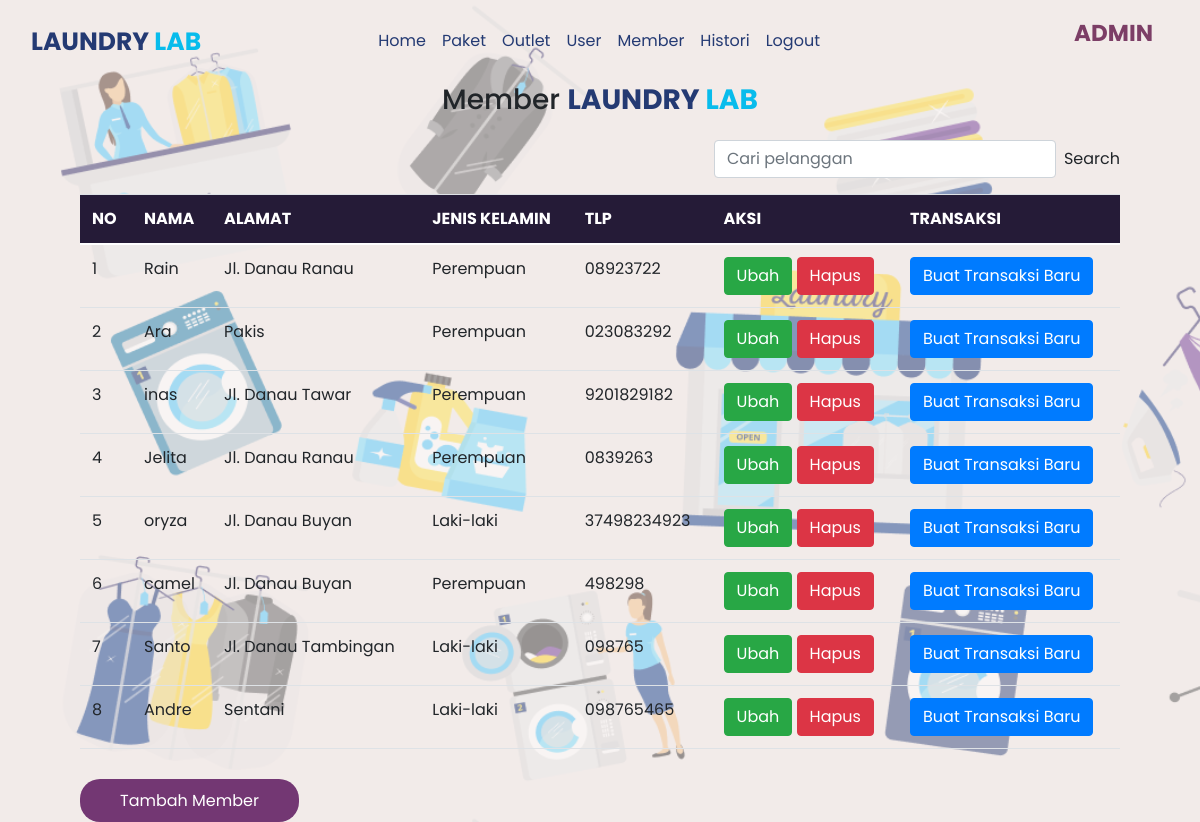
Screenshot of /laundry_ukl/admin/member/tampil_member.php (signed in) with the database file from the repository.
### tables this page shows
CREATE TABLE `member` (
  `id_member` int(11) NOT NULL,
  `nama_member` varchar(100) NOT NULL,
  `alamat` varchar(100) NOT NULL,
  `jenis_kelamin` enum('Laki-laki','Perempuan') NOT NULL,
  `tlp` varchar(15) NOT NULL
);

### laundry_ukl/admin/member/tampil_member.php (the view, shortened to what this page needs)
<?php
include "../header.php";
?>
<head>
<link rel="stylesheet" href="https://cdn.jsdelivr.net/npm/bootstrap@4.0.0/dist/css/bootstrap.min.css">
<link rel="stylesheet" href="../style1.css">
<body>
   <div class="container col-11">
        <div class="col-md ">
        <div class="nama">
        <h3 align="center" >Member <b>LAUNDRY <span>LAB</span></b> </h3>
        </div>
            <div class="mb-2">
        <form method="post" action="tampil_member.php" class="form-inline py-3" style="float: right">
            <input name="cari" class="form-control mr-sm-2" type="search" placeholder="Cari pelanggan" aria-label="Search"
            <button class="btn btn-outline-success" type ="submit">Search</button>
        </form>
        </div>
        <?php
      include "../../koneksi.php";
    if(isset($_POST['cari'])){
      $cari = $_POST['cari'];
      $qry_member = mysqli_query($conn,"select * from member where nama_member = '$cari'");
    }else{
        $qry_member = mysqli_query($conn,"select * from member");
    }
    $row = mysqli_num_rows($qry_member);
    if ($row < 1){
      ?>
      <?php
    }else{
        ?>
        <table class="table table-hover">
    <thead style="background-color:#251B37;color:white">
    <tr>
        <th>NO</th>
        <th>NAMA </th>
        <th>ALAMAT</th>
        <th>JENIS KELAMIN</th>
        <th>TLP</th>
        <th>AKSI</th>
        <th>TRANSAKSI</th>
</tr>
    </thead>
    <tbody>
        <?php
        $no=0;
        while($data_member = mysqli_fetch_array($qry_member)){
        $no++;?>
        <tr><td><?=$no?> </td>
        <td> <?=$data_member['nama_member']?> </td>
        <td> <?=$data_member['alamat']?> </td>
        <td> <?=$data_member['jenis_kelamin']?> </td>
        <td> <?=$data_member['tlp']?> </td>
        <td>
            <a href="ubah_member.php?id_member=<?=$data_member['id_member']?>" class="btn btn-success">Ubah<a>
            <a href="hapus_member.php?id_member=<?=$data_member['id_member']?>" onclick="return confirm('Apakah anda yakin menghapus data ini?')" class="btn btn-danger">Hapus</a>
        </td>
        <td>
        <button type="button" class="btn btn-primary" data-toggle="modal" data-target="#transaksi<?php echo $data_member['id_member']?>">
            Buat Transaksi Baru
            </button>
        </td>
        </tr>
            <div class="modal fade" id="transaksi<?php echo $data_member['id_member']?>" tabindex="-1" role="dialog" aria-labelledby="exampleModalLabel" aria-hidden="true">
            <div class="modal-dialog" role="document">
                <div class="modal-content">
                <?php
                    }
                }
                ?>
                                </div>
            </tbody>
        </table>
</head>
    <div>
        <br>
        <a href="tambah_member.php" class="btn-tambah">Tambah Member</a>
    </div>
    </body>

### laundry_ukl/admin/style1.css (style rules this page uses)
* { font-family: 'Poppins'; }
body { background:url("../background7.png"); background-size: cover; }

### laundry_ukl/admin/header.php (style rules this page uses)
* { font-family: 'Poppins'; }

### laundry_ukl/admin/member/tampil_member.php (style rules this page uses)
.btn-tambah { background-color:#733773; color:white ; padding:10px 40px; border-radius:20px; text-decoration: none; }
.nama b { color:#243A73; }
.nama span { color:#08BCEC; }
th { text-align:start; }

### rows the page displays
member: nama_member "Rain", alamat "Jl. Danau Ranau", jenis_kelamin "Perempuan", tlp "08923722"
member: nama_member "Ara", alamat "Pakis", jenis_kelamin "Perempuan", tlp "023083292"
member: nama_member "inas", alamat "Jl. Danau Tawar", jenis_kelamin "Perempuan", tlp "9201829182"
member: nama_member "Jelita", alamat "Jl. Danau Ranau", jenis_kelamin "Perempuan", tlp "0839263"
member: nama_member "oryza", alamat "Jl. Danau Buyan", jenis_kelamin "Laki-laki", tlp "37498234923"
member: nama_member "camel", alamat "Jl. Danau Buyan", jenis_kelamin "Perempuan", tlp "498298"
member: nama_member "Santo", alamat "Jl. Danau Tambingan", jenis_kelamin "Laki-laki", tlp "098765"
member: nama_member "Andre", alamat "Sentani", jenis_kelamin "Laki-laki", tlp "098765465"
